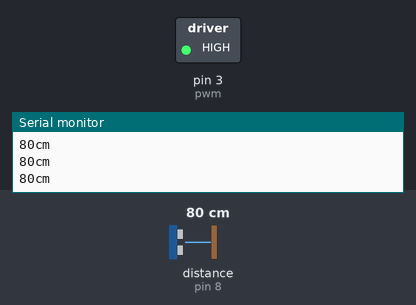
Bench run of a program on a simulated Arduino Uno, built with avr-gcc and run on an emulated ATmega328P. Parts: switched loads named in the program (green lamp = pin HIGH), the last lines printed to the serial monitor. Wiring (inferred from the names in the program): ultrasonic range finder: trigger pin 7; echo pin 8. The test bench sets the inputs (shaded band); at power-on: distance to the obstacle (sensor on pin 8) 80 cm. The echo pulse lasts 58.3 µs per cm; pins used as bus, display or sensor lines are not drawn.

Above: at 1.2 s.
1.3 s: distance to the obstacle (sensor on pin 8) set to 33 cm
2.8 s: distance to the obstacle (sensor on pin 8) set to 29 cm
At 3.3 s:
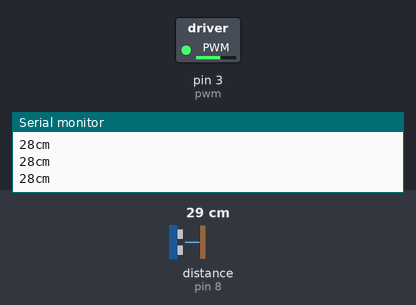
4.3 s: distance to the obstacle (sensor on pin 8) set to 35 cm
At 5.5 s:
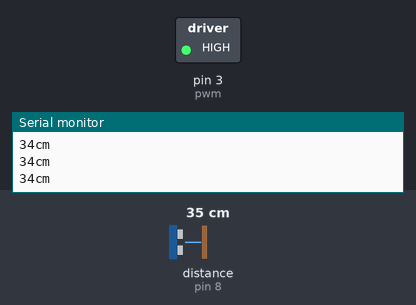
5.8 s: distance to the obstacle (sensor on pin 8) set to 2 cm
At 7.0 s:
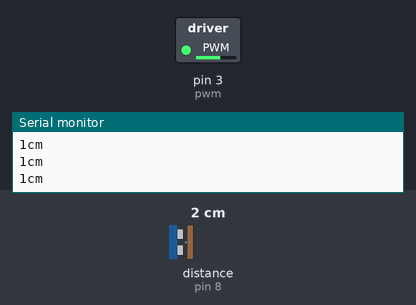
7.3 s: distance to the obstacle (sensor on pin 8) set to 60 cm
At 8.8 s:
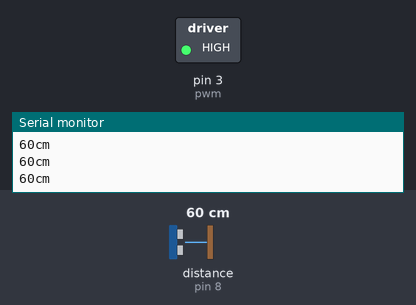
Timing chart, 0 to 9.8 s (numbered marks = the images above; inputs shaded):
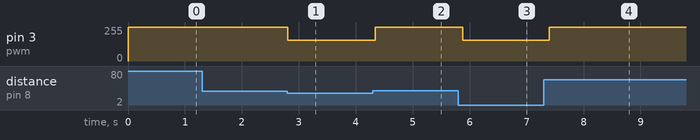

The program:

main.cpp
```cpp
#include <Arduino.h>

const int pwm = 3;
const int trigPin = 7;
const int echoPin = 8;
long microsecondsToCentimeters(long microseconds);

void setup() {
  // initialize serial communication:
  Serial.begin(9600);
  pinMode(trigPin, OUTPUT);
  pinMode(echoPin, INPUT);
  pinMode(pwm, OUTPUT); //3 = højre motor
}

void loop() {
  long duration, cm;

  digitalWrite(trigPin, LOW);
  delayMicroseconds(2);
  digitalWrite(trigPin, HIGH);
  delayMicroseconds(10);
  digitalWrite(trigPin, LOW);

  duration = pulseIn(echoPin, HIGH);
  cm = microsecondsToCentimeters(duration);

  if(cm < 30){
    //dreje til venstre (sænk farten på venstre motor)
    analogWrite(pwm, 155);

  } else{
    analogWrite(pwm, 255);
  }

  Serial.print(cm);
  Serial.print("cm");
  Serial.println();

  delay(100);
}

long microsecondsToCentimeters(long microseconds) {
  return microseconds / 29 / 2;
}
```

Measured:
- the behaviour switches between 31 and 30 cm on distance to the obstacle (sensor on pin 8) (found by bisection; images 0 and 1)
- after the input at 2.8 s, pin 3 (pwm): 255/255 → 155/255 at once
- after the input at 4.3 s, pin 3 (pwm): 155/255 → 255/255 at once
- after the input at 5.8 s, pin 3 (pwm): 255/255 → 155/255 after 0.08 s
- after the input at 7.3 s, pin 3 (pwm): 155/255 → 255/255 after 0.10 s
